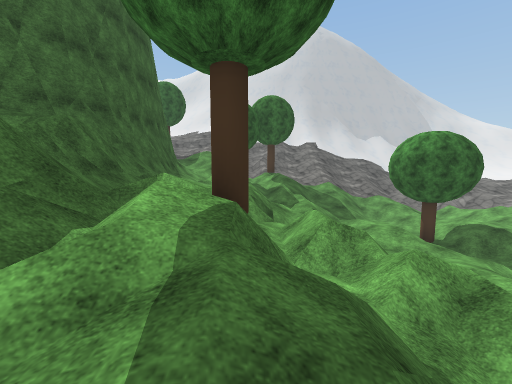
View 1 (above)

24 first-person views from a walk through a scene from a Unity 3-D project. The camera is 1.4 m above the floor, tilts 6° down and sees 90° across. The floor is counted in squares, 2 m on a side. Each view is taken from the middle of a square. On the plan, view 1 faces up. The plan holds only what a view shows up to about 9 squares ahead; the rest is blank. The place goes on beyond the plan. Some trees and plants on the terrain are drawn as simple stand-ins. The player character is not drawn. Some surface patterns are stand-ins.

View 2
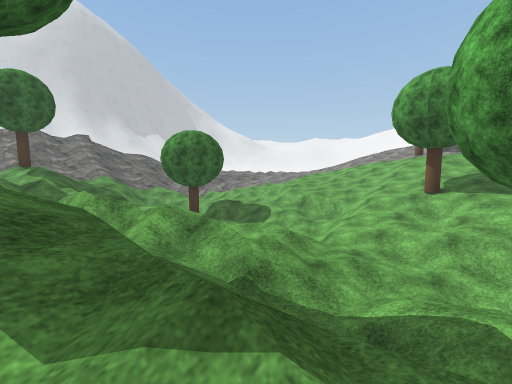

View 3
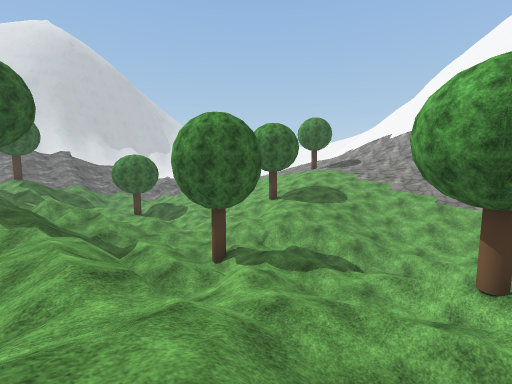

View 4
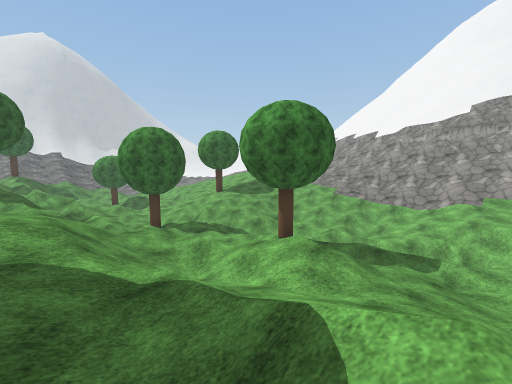

View 5
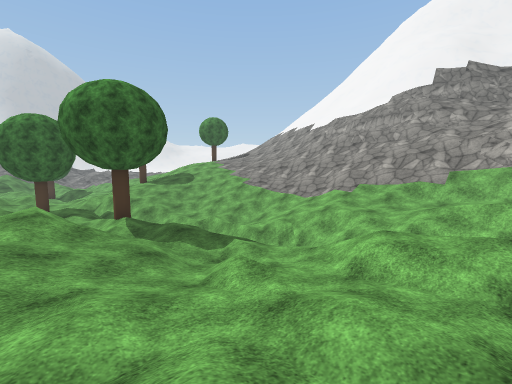

View 6
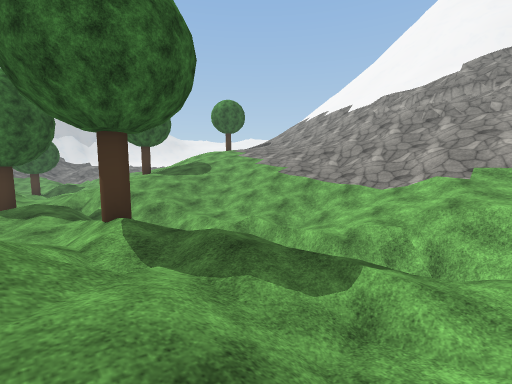

View 7
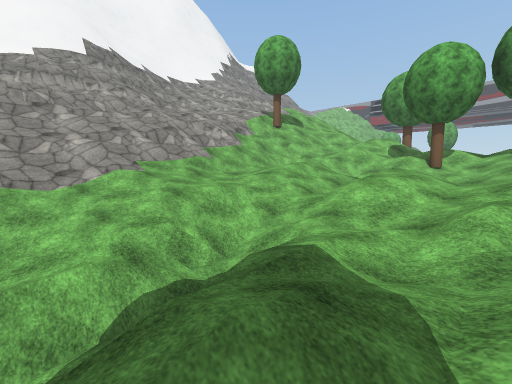

View 8
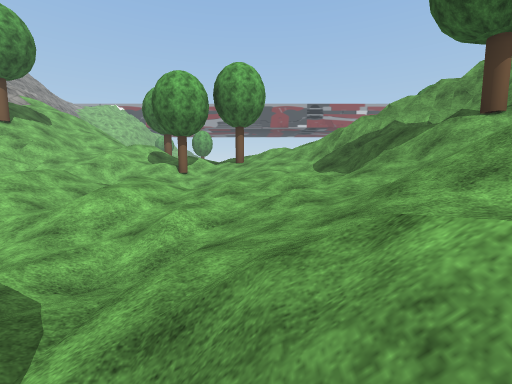

View 9
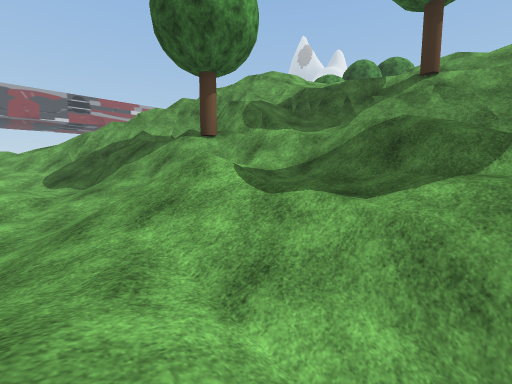

View 10
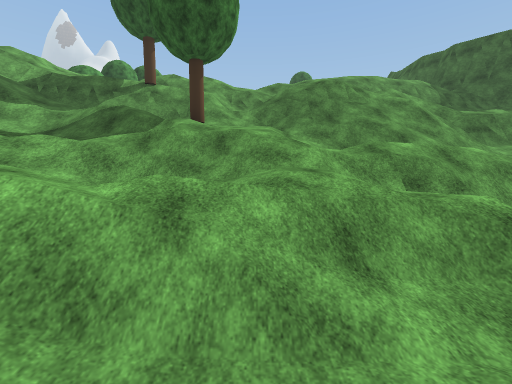

View 11
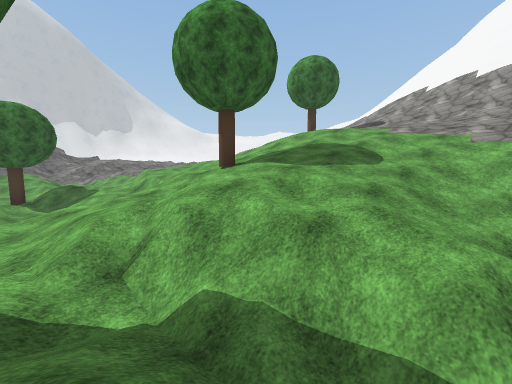

View 12
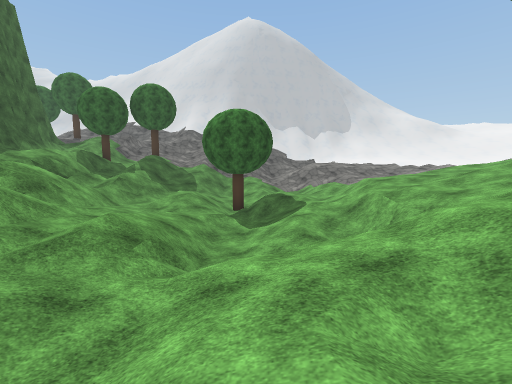

View 13
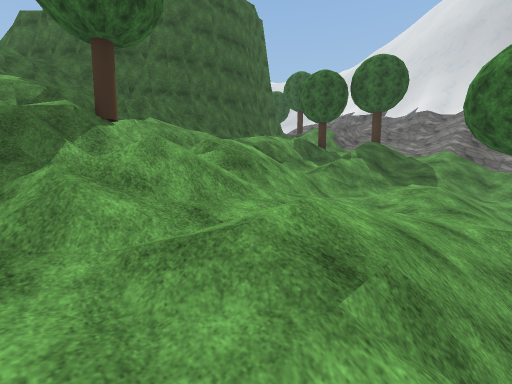

View 14
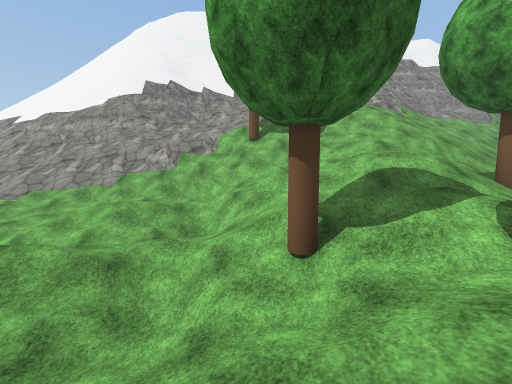

View 15
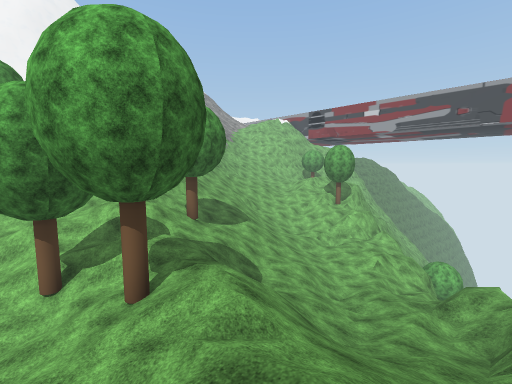

View 16
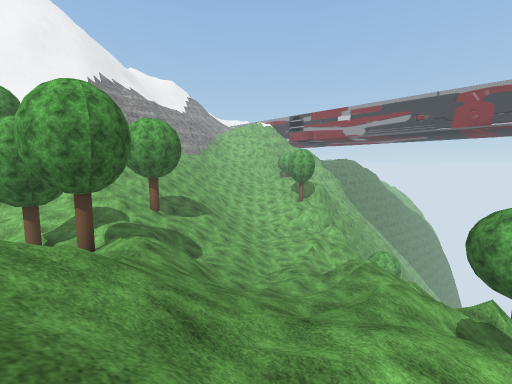

View 17
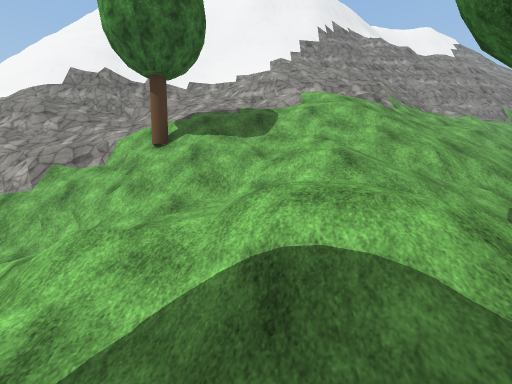

View 18
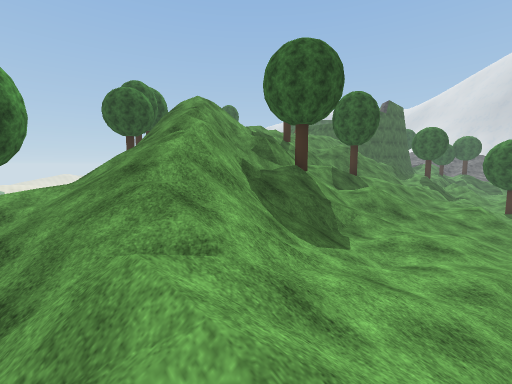

View 19
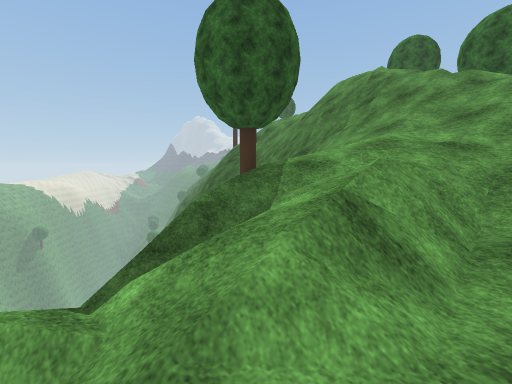

View 20
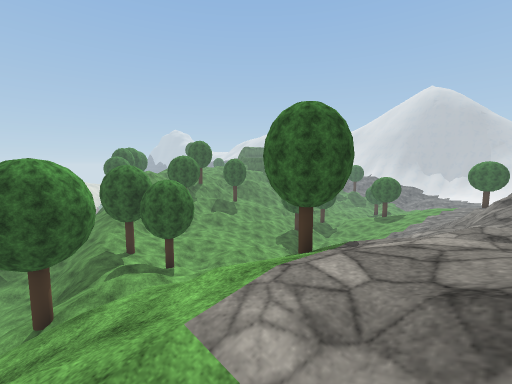

View 21
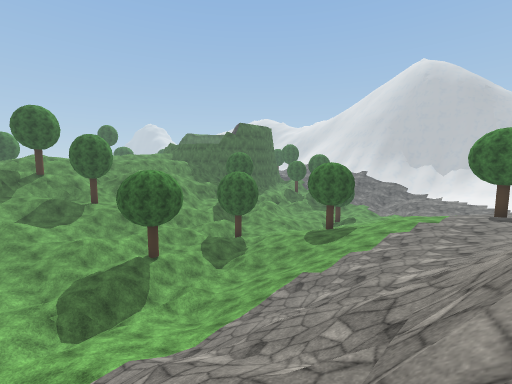

View 22
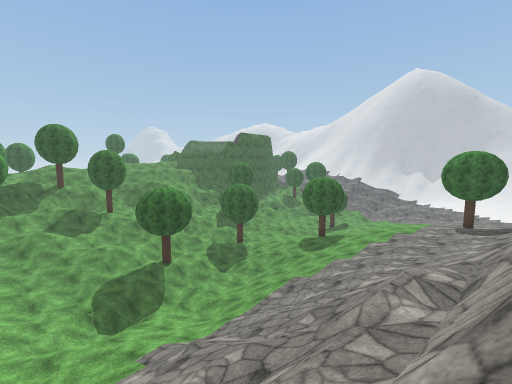

View 23
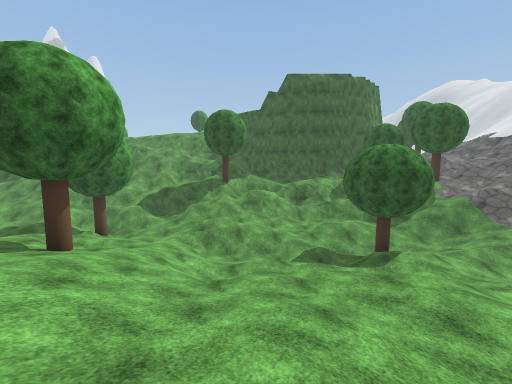

View 24
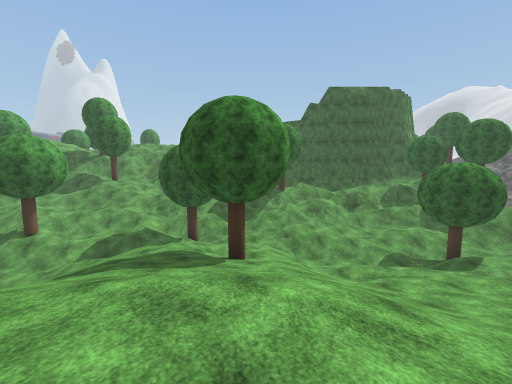

### Floor plan
Key: @ floor where view 1 was taken; # wall or solid block; x gap in a wall; . main floor; - floor 1.5 m lower than the main floor; : floor 1.5 m higher than the main floor; + floor 3.25 m higher than the main floor; _ floor 3.25 m lower than the main floor; * floor 4.75 m higher than the main floor; % floor 6.5 m higher than the main floor; / step, stairs or slope; = window, fence, low wall or low ledge; v drop or lower ground; T tree.
Columns run from 8 left of view 1 to 16 right of it. Each row starts with its distance up from view 1.
  9      #/ ////_///_-
  8      #///-////T__/-
  7      #////=/-///_//...
  6     ##//#//_//_/_/.../
  5     ##/==#=/_/_//--//
  4    ###//=#=__//////.//
  3  ### /#/T//-//////////
  2 ##/v +v/T///////////// T
  1   /v +v/////___-/T./::::
  0      ==.@/_/__////.//::+/
 -1     /=//////__//...//::+/
 -2     +/////-=T///////.:::/
 -3      ///.////////////:://
 -4     /=///=////_///////://
 -5     /=////./__//_///////
 -6     /=/:././////_////////
 -7     ///T///./T//////////=
 -8    //= :///./-/////////#=
 -9    =T# ////./////-/////=#
-10    =/#+/.//..//=/////// =
-11     /=//.///-/-///./////=
-12     /=/////./-///-.////=/
-13     /=/T////.///-/.//////
-14     /=x=//....////.//////
-15    ///==///// //-//////*/
-16   vvv=//==////-/.//=/// =
-17    vv//////.//.T//.//T///
-18      ////////T/T.//////%%
-19     T //////./////://////
-20     T ./////////////////%
-21      =//.////////////////
-22       //.#-_/-///T/=/////
-23       ///v////_// /////

Where each view was taken, in squares from view 1:
view 1: 0 up, 0 right, facing up
view 2: 1 down, 0 right, facing up-right
view 3: 7 down, 0 right, facing up-right
view 4: 11 down, 0 right, facing up-right
view 5: 14 down, 3 right, facing up-right
view 6: 11 down, 4 right, facing up-right
view 7: 8 down, 5 right, facing down-right
view 8: 8 down, 4 right, facing down
view 9: 8 down, 3 right, facing down-left
view 10: 6 down, 5 right, facing left
view 11: 4 down, 5 right, facing up-right
view 12: 1 down, 6 right, facing up
view 13: 1 up, 5 right, facing up-left
view 14: 17 down, 4 right, facing right
view 15: 17 down, 1 right, facing down-right
view 16: 17 down, 2 left, facing down-right
view 17: 19 down, 7 right, facing right
view 18: 19 down, 4 right, facing up-left
view 19: 23 down, 0 right, facing up-left
view 20: 22 down, 16 right, facing up-left
view 21: 11 down, 15 right, facing up-left
view 22: 12 down, 16 right, facing up-left
view 23: 4 up, 13 right, facing left
view 24: 1 up, 14 right, facing left
